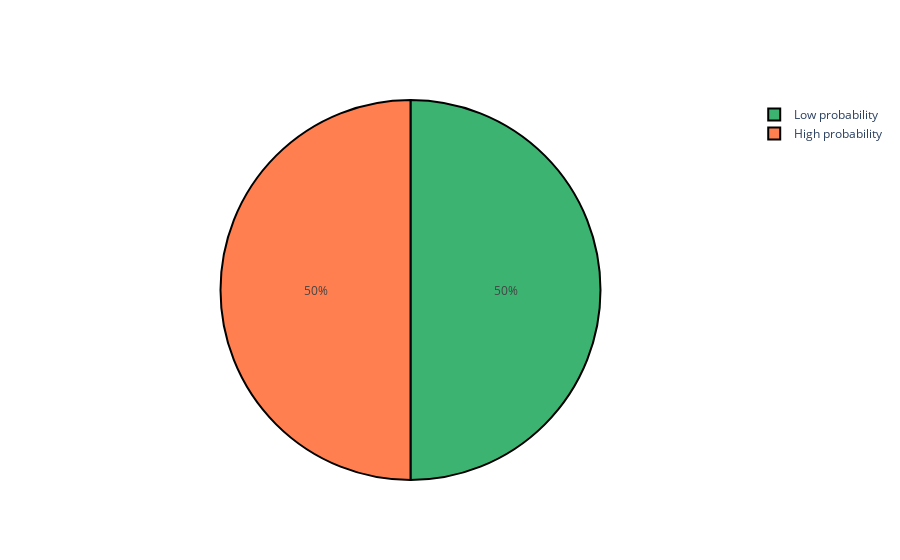

Notebook cell for this chart:
### Code cell
def condition_ratio(data):
    results = data['TenYearCHD'].value_counts()
    values = [results[0], results[1]]
    labels = ['Low probability', 'High probability']
    colors = ['MediumSeaGreen', 'Coral']
    fig_pie = go.Pie(labels=labels, values=values,
                     marker={'colors': colors, 
                             'line': {'color': 'Black', 'width': 2}})
    py.iplot([fig_pie])
    return py
condition_ratio(df)

### Figure 1 — Plotly figure (JSON) as saved in the notebook; plotly's stock layout.template omitted (floating-point values rounded to 4 significant figures)
{"data": [{"labels": ["Low probability", "High probability"], "marker": {"colors": ["MediumSeaGreen", "Coral"], "line": {"color": "Black", "width": 2}}, "type": "pie", "values": [11429, 11429]}], "layout": {}}
